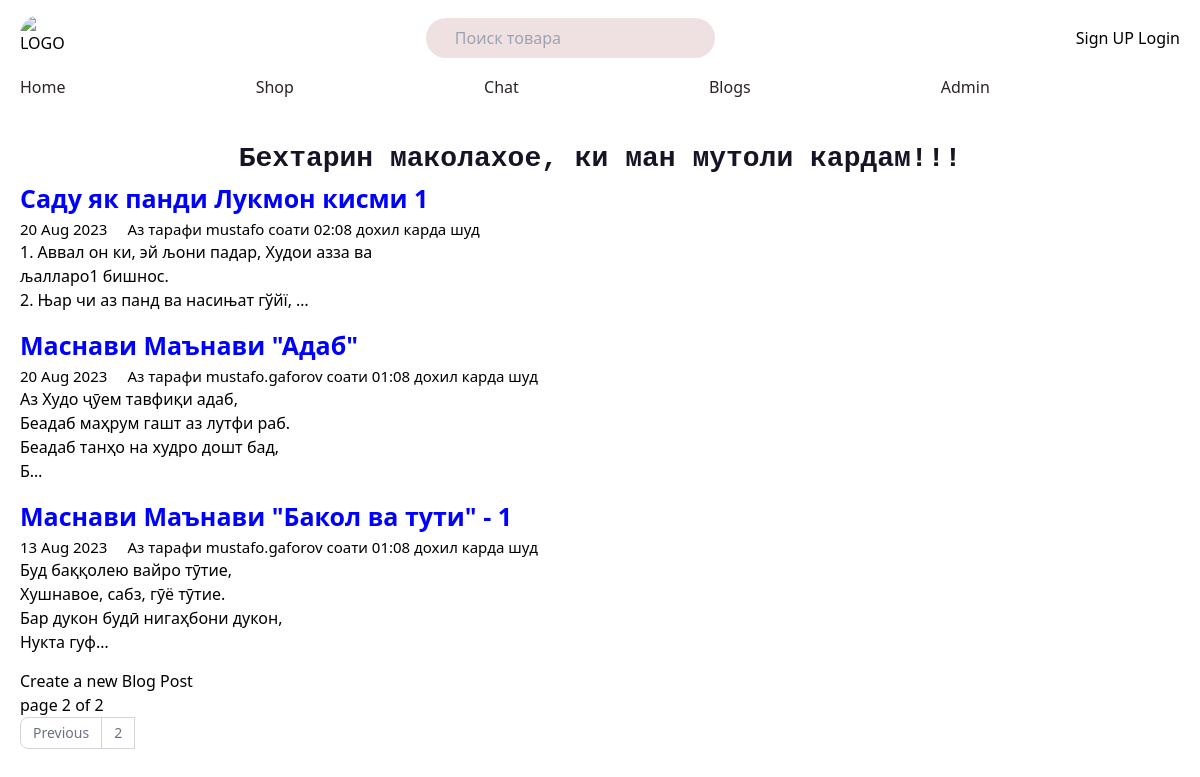
Screenshot of /blog/?page=2 with the database file from the repository.
### blogs/models.py (models this page shows, shortened)
class Blog(models.Model):
    title=  models.CharField(max_length=200)
    text = models.TextField()
    date= models.DateTimeField()
    author = models.ForeignKey(User,
                               on_delete=models.CASCADE,
                               related_name="blog_post")
    tags = TaggableManager()
    def get_absolute_url(self):
        return reverse("blog_detail", args=[self.id])

### blogs/views.py (the view)
# urls.py: path('', views.blog, name="blog"),
def blog(req, tag_slug = None):
    paginator = Paginator(all_blog, 5)
    page_number = req.GET.get("page", 1)
    blogs = paginator.page(page_number)
    tag = None
    if tag_slug:
        tag = get_object_or_404(Tag, slug=tag_slug)
        blogs = all_blog.filter(tags__in=[tag])
    return render(req, 'blogs/blog.html', {"blogs":blogs, "tag":tag})

### blogs/templates/blogs/blog.html (shortened to what this page needs)
{% extends 'portfolio/_base.html' %}
{% load static %} {% block content %}
<div class="mt-[24px]">
  <h1 class="text-[28px] font-mono text-center text-[#181425] font-[700]">
    Бехтарин маколахое, ки ман мутоли кардам!!!
  </h1>
</div>
{% for blog in blogs %}
<a href="{{blog.get_absolute_url}}">
  <div class="mb-[15px]">
    <h1 class="text-[25px] text-[blue] font-[700] tab:text-[20px]">{{blog.title}}</h1>
    <div class="flex gap-[20px]">
      <h1 class="text-[15px] font-[500] tab:text-[12px]">{{ blog.date|date:"d M Y" }}</h1>
      <h1 class="text-[15px] font-sans font-[500] tab:text-[12px]">
        Аз тарафи {{blog.author}} соати {{blog.date|date:'h:m'}} дохил карда шуд
      </h1>
    </div>
    <h1 class="w-[400px] tab:w-[100%] font-[400]">{{ blog.text|truncatechars:100|linebreaks }}</h1>
  </div>
</a>
{% endfor %}
<a href=''>Create a new Blog Post</a>
{% include 'portfolio/pagination.html' with page=blogs %}
{% endblock %}

### portfolio/static/portfolio/style.css (style rules this page uses)
html { line-height: 1.5; -webkit-text-size-adjust: 100%; -moz-tab-size: 4; -o-tab-size: 4; tab-size: 4; font-family: ui-sans-serif, system-ui, -apple-system, BlinkMacSystemFont, "Segoe UI", Roboto, "Helvetica Neue", Arial, "Noto Sans", sans-serif, "Apple Color Emoji", "Segoe UI Emoji", "Segoe UI Symbol", "Noto Color Emoji"; font-feature-settings: normal; font-variation-settings: normal; }
body { margin: 0; line-height: inherit; }
h1, h2, h3, h4, h5, h6 { font-size: inherit; font-weight: inherit; }
a { color: inherit; text-decoration: inherit; }
blockquote, dl, dd, h1, h2, h3, h4, h5, h6, hr, figure, p, pre { margin: 0; }
.mb-\[15px\] { margin-bottom: 15px; }
.mt-\[24px\] { margin-top: 24px; }
.flex { display: flex; }
.w-\[400px\] { width: 400px; }
.gap-\[20px\] { gap: 20px; }
.text-center { text-align: center; }
.font-mono { font-family: ui-monospace, SFMono-Regular, Menlo, Monaco, Consolas, "Liberation Mono", "Courier New", monospace; }
.font-sans { font-family: ui-sans-serif, system-ui, -apple-system, BlinkMacSystemFont, "Segoe UI", Roboto, "Helvetica Neue", Arial, "Noto Sans", sans-serif, "Apple Color Emoji", "Segoe UI Emoji", "Segoe UI Symbol", "Noto Color Emoji"; }
.text-\[15px\] { font-size: 15px; }
.text-\[25px\] { font-size: 25px; }
.text-\[28px\] { font-size: 28px; }
.font-\[400\] { font-weight: 400; }
.font-\[500\] { font-weight: 500; }
.font-\[700\] { font-weight: 700; }
.text-\[\#181425\] { --tw-text-opacity: 1; color: rgb(24 20 37 / var(--tw-text-opacity)); }
.text-\[blue\] { --tw-text-opacity: 1; color: rgb(0 0 255 / var(--tw-text-opacity)); }

### rows the page displays
Blog: title "Саду як панди Лукмон кисми 1", date "20 Aug 2023", author "mustafo", date "02:08", text "1. Аввал он ки, эй љони падар, Худои азза ва љалларо1 бишнос. 2. Њар чи аз панд ва насињат гўйї, …"
Blog: title "Маснави Маънави \"Адаб\"", date "20 Aug 2023", author "mustafo.gaforov", date "01:08", text "Аз Худо ҷӯем тавфиқи адаб, Беадаб маҳрум гашт аз лутфи раб. Беадаб танҳо на худро дошт бад, Б…"
Blog: title "Маснави Маънави \"Бакол ва тути\" - 1", date "13 Aug 2023", author "mustafo.gaforov", date "01:08", text "Буд баққолею вайро тӯтие, Хушнавое, сабз, гӯё тӯтие. Бар дукон будӣ нигаҳбони дукон, Нукта гуф…"

### other values shown
{{ page.number }} "2"
{{ page.paginator.num_pages }} "2"
